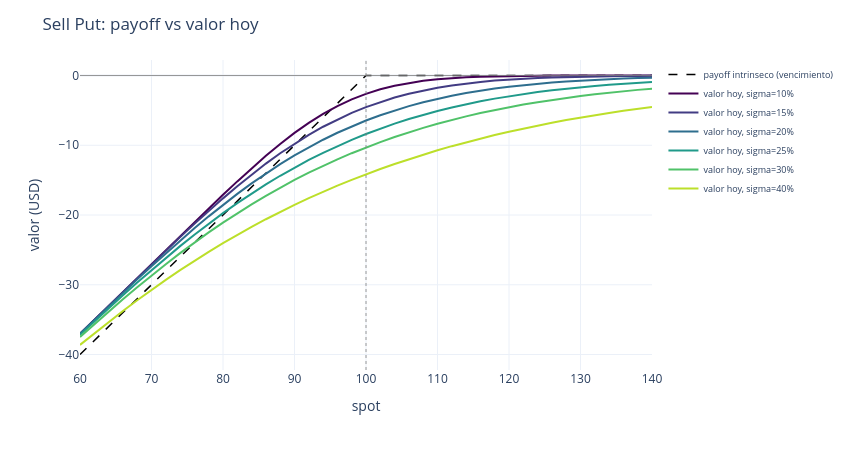
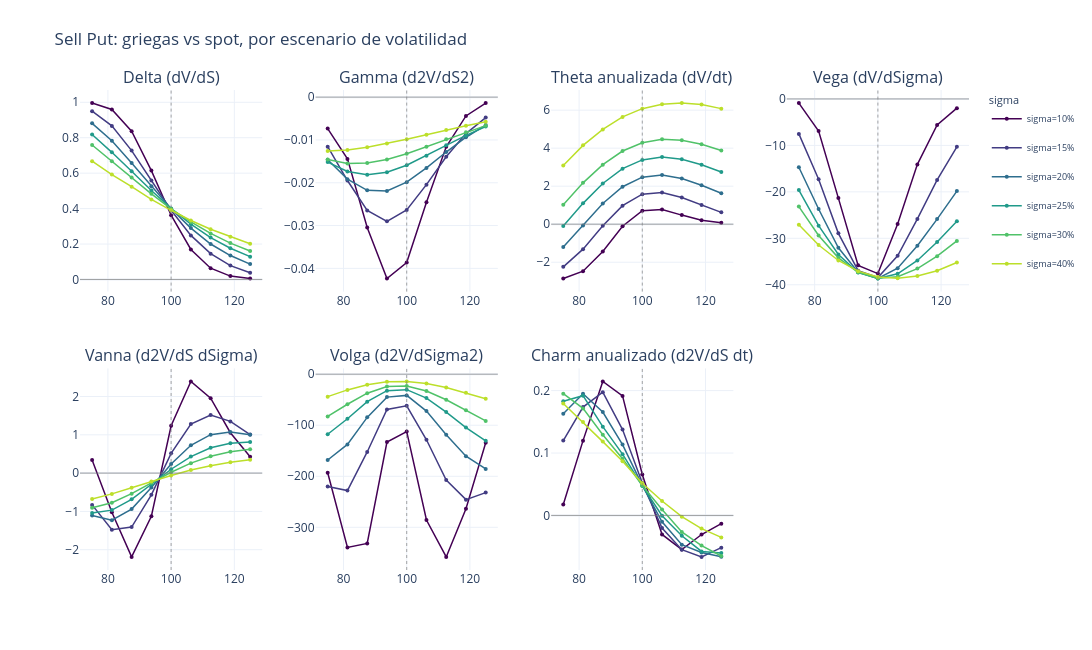

The code cell stored with these charts, in order, in its notebook:
### Markdown cell above
### `sell_put` -- put vendida (P100, x-1)

Espejo de `buy_put`: delta positiva, gamma/vega negativas, theta positiva. Riesgo grande si el
spot cae con fuerza (perdida casi tan grande como el nocional menos la prima cobrada) -- el
patron clasico de "vender puts para comprar la accion mas barata" visto desde el riesgo de cola.

### Code cell
grids_sell_put = analyze_strategy("sell_put", "Sell Put")

### Figure 1 — Plotly figure (JSON) as saved in the notebook; plotly's stock layout.template omitted (floating-point values rounded to 4 significant figures)
{"data": [{"hovertemplate": "spot=%{x:.1f}<br>payoff=%{y:.2f}<extra>vencimiento</extra>", "line": {"color": "black", "dash": "dash", "width": 1.5}, "mode": "lines", "name": "payoff intrinseco (vencimiento)", "type": "scatter", "x": [60.0, 62.0, 64.0, 66.0, 68.0, 70.0, 72.0, 74.0, 76.0, 78.0, 80.0, 82.0, 84.0, 86.0, 88.0, 90.0, 92.0, 94.0, 96.0, 98.0, 100.0, 102.0, 104.0, 106.0, 108.0, 110.0, 112.0, 114.0, 116.0, 118.0, 120.0, 122.0, 124.0, 126.0, 128.0, 130.0, 132.0, 134.0, 136.0, 138.0, 140.0], "y": [-40.0, -38.0, -36.0, -34.0, -32.0, -30.0, -28.0, -26.0, -24.0, -22.0, -20.0, -18.0, -16.0, -14.0, -12.0, -10.0, -8.0, -6.0, -4.0, -2.0, 0.0, 0.0, 0.0, 0.0, 0.0, 0.0, 0.0, 0.0, 0.0, 0.0, 0.0, 0.0, 0.0, 0.0, 0.0, 0.0, 0.0, 0.0, 0.0, 0.0, 0.0]}, {"hovertemplate": "spot=%{x:.1f}<br>valor=%{y:.2f}<extra>sigma=10%</extra>", "line": {"color": "rgb(68, 1, 84)", "width": 2}, "mode": "lines", "name": "valor hoy, sigma=10%", "type": "scatter", "x": [60.0, 62.0, 64.0, 66.0, 68.0, 70.0, 72.0, 74.0, 76.0, 78.0, 80.0, 82.0, 84.0, 86.0, 88.0, 90.0, 92.0, 94.0, 96.0, 98.0, 100.0, 102.0, 104.0, 106.0, 108.0, 110.0, 112.0, 114.0, 116.0, 118.0, 120.0, 122.0, 124.0, 126.0, 128.0, 130.0, 132.0, 134.0, 136.0, 138.0, 140.0], "y": [-37.03, -35.03, -33.03, -31.03, -29.03, -27.03, -25.03, -23.03, -21.04, -19.06, -17.1, -15.18, -13.31, -11.52, -9.814, -8.234, -6.796, -5.511, -4.389, -3.431, -2.63, -1.977, -1.459, -1.059, -0.7532, -0.5251, -0.3594, -0.2425, -0.1618, -0.1066, -0.06937, -0.04441, -0.02805, -0.01757, -0.01113, -0.006496, -0.003591, -0.001818, -0.000874, -0.0002843, -2.06e-05]}, {"hovertemplate": "spot=%{x:.1f}<br>valor=%{y:.2f}<extra>sigma=15%</extra>", "line": {"color": "rgb(66, 60, 131)", "width": 2}, "mode": "lines", "name": "valor hoy, sigma=15%", "type": "scatter", "x": [60.0, 62.0, 64.0, 66.0, 68.0, 70.0, 72.0, 74.0, 76.0, 78.0, 80.0, 82.0, 84.0, 86.0, 88.0, 90.0, 92.0, 94.0, 96.0, 98.0, 100.0, 102.0, 104.0, 106.0, 108.0, 110.0, 112.0, 114.0, 116.0, 118.0, 120.0, 122.0, 124.0, 126.0, 128.0, 130.0, 132.0, 134.0, 136.0, 138.0, 140.0], "y": [-37.02, -35.02, -33.03, -31.03, -29.04, -27.07, -25.11, -23.18, -21.27, -19.42, -17.62, -15.87, -14.21, -12.63, -11.15, -9.773, -8.504, -7.347, -6.3, -5.364, -4.533, -3.801, -3.164, -2.617, -2.15, -1.757, -1.427, -1.15, -0.9213, -0.7326, -0.5797, -0.4561, -0.358, -0.2801, -0.2184, -0.1697, -0.1316, -0.1016, -0.078, -0.05971, -0.04548]}, {"hovertemplate": "spot=%{x:.1f}<br>valor=%{y:.2f}<extra>sigma=20%</extra>", "line": {"color": "rgb(46, 110, 142)", "width": 2}, "mode": "lines", "name": "valor hoy, sigma=20%", "type": "scatter", "x": [60.0, 62.0, 64.0, 66.0, 68.0, 70.0, 72.0, 74.0, 76.0, 78.0, 80.0, 82.0, 84.0, 86.0, 88.0, 90.0, 92.0, 94.0, 96.0, 98.0, 100.0, 102.0, 104.0, 106.0, 108.0, 110.0, 112.0, 114.0, 116.0, 118.0, 120.0, 122.0, 124.0, 126.0, 128.0, 130.0, 132.0, 134.0, 136.0, 138.0, 140.0], "y": [-37.04, -35.07, -33.1, -31.15, -29.23, -27.33, -25.48, -23.67, -21.9, -20.19, -18.54, -16.97, -15.47, -14.05, -12.71, -11.46, -10.29, -9.21, -8.211, -7.294, -6.459, -5.698, -5.008, -4.386, -3.831, -3.336, -2.897, -2.51, -2.169, -1.87, -1.607, -1.377, -1.177, -1.003, -0.8531, -0.7241, -0.6131, -0.5194, -0.4392, -0.3713, -0.3135]}, {"hovertemplate": "spot=%{x:.1f}<br>valor=%{y:.2f}<extra>sigma=25%</extra>", "line": {"color": "rgb(32, 154, 138)", "width": 2}, "mode": "lines", "name": "valor hoy, sigma=25%", "type": "scatter", "x": [60.0, 62.0, 64.0, 66.0, 68.0, 70.0, 72.0, 74.0, 76.0, 78.0, 80.0, 82.0, 84.0, 86.0, 88.0, 90.0, 92.0, 94.0, 96.0, 98.0, 100.0, 102.0, 104.0, 106.0, 108.0, 110.0, 112.0, 114.0, 116.0, 118.0, 120.0, 122.0, 124.0, 126.0, 128.0, 130.0, 132.0, 134.0, 136.0, 138.0, 140.0], "y": [-37.18, -35.26, -33.36, -31.5, -29.67, -27.89, -26.15, -24.46, -22.83, -21.25, -19.74, -18.29, -16.92, -15.61, -14.37, -13.2, -12.11, -11.08, -10.12, -9.22, -8.389, -7.619, -6.905, -6.246, -5.64, -5.085, -4.579, -4.117, -3.696, -3.315, -2.971, -2.659, -2.377, -2.122, -1.892, -1.686, -1.499, -1.332, -1.181, -1.048, -0.9285]}, {"hovertemplate": "spot=%{x:.1f}<br>valor=%{y:.2f}<extra>sigma=30%</extra>", "line": {"color": "rgb(80, 194, 105)", "width": 2}, "mode": "lines", "name": "valor hoy, sigma=30%", "type": "scatter", "x": [60.0, 62.0, 64.0, 66.0, 68.0, 70.0, 72.0, 74.0, 76.0, 78.0, 80.0, 82.0, 84.0, 86.0, 88.0, 90.0, 92.0, 94.0, 96.0, 98.0, 100.0, 102.0, 104.0, 106.0, 108.0, 110.0, 112.0, 114.0, 116.0, 118.0, 120.0, 122.0, 124.0, 126.0, 128.0, 130.0, 132.0, 134.0, 136.0, 138.0, 140.0], "y": [-37.48, -35.65, -33.84, -32.08, -30.36, -28.68, -27.05, -25.47, -23.95, -22.49, -21.09, -19.74, -18.46, -17.24, -16.08, -14.98, -13.93, -12.95, -12.02, -11.14, -10.32, -9.547, -8.825, -8.147, -7.514, -6.923, -6.373, -5.862, -5.39, -4.952, -4.546, -4.171, -3.826, -3.508, -3.215, -2.945, -2.696, -2.466, -2.255, -2.061, -1.883]}, {"hovertemplate": "spot=%{x:.1f}<br>valor=%{y:.2f}<extra>sigma=40%</extra>", "line": {"color": "rgb(188, 223, 42)", "width": 2}, "mode": "lines", "name": "valor hoy, sigma=40%", "type": "scatter", "x": [60.0, 62.0, 64.0, 66.0, 68.0, 70.0, 72.0, 74.0, 76.0, 78.0, 80.0, 82.0, 84.0, 86.0, 88.0, 90.0, 92.0, 94.0, 96.0, 98.0, 100.0, 102.0, 104.0, 106.0, 108.0, 110.0, 112.0, 114.0, 116.0, 118.0, 120.0, 122.0, 124.0, 126.0, 128.0, 130.0, 132.0, 134.0, 136.0, 138.0, 140.0], "y": [-38.62, -36.96, -35.34, -33.75, -32.22, -30.73, -29.29, -27.9, -26.57, -25.28, -24.04, -22.85, -21.7, -20.61, -19.55, -18.55, -17.59, -16.67, -15.8, -14.96, -14.16, -13.4, -12.68, -11.99, -11.34, -10.72, -10.13, -9.57, -9.038, -8.534, -8.056, -7.604, -7.177, -6.774, -6.393, -6.031, -5.689, -5.367, -5.064, -4.778, -4.507]}], "layout": {"height": 450, "legend": {"font": {"size": 9}}, "margin": {"r": 20, "t": 60}, "shapes": [{"line": {"color": "gray", "width": 0.8}, "type": "line", "x0": 0, "x1": 1, "xref": "x domain", "y0": 0, "y1": 0, "yref": "y"}, {"line": {"color": "gray", "dash": "dot", "width": 0.8}, "type": "line", "x0": 100, "x1": 100, "xref": "x", "y0": 0, "y1": 1, "yref": "y domain"}], "title": {"text": "Sell Put: payoff vs valor hoy"}, "width": 850, "xaxis": {"title": {"text": "spot"}}, "yaxis": {"title": {"text": "valor (USD)"}}}}

### Figure 2 — Plotly figure (JSON) as saved in the notebook; plotly's stock layout.template omitted (floating-point values rounded to 4 significant figures)
{"data": [{"hovertemplate": "spot=%{x:.1f}<br>valor=%{y:.4f}<extra>sigma=10%</extra>", "legendgroup": "vol0", "line": {"color": "rgb(68, 1, 84)", "width": 1.5}, "marker": {"size": 4}, "mode": "lines+markers", "name": "sigma=10%", "showlegend": true, "type": "scatter", "x": [75.0, 81.25, 87.5, 93.75, 100.0, 106.2, 112.5, 118.8, 125.0], "xaxis": "x", "y": [0.9955, 0.9593, 0.8371, 0.6145, 0.3625, 0.1693, 0.06379, 0.01912, 0.005436], "yaxis": "y"}, {"hovertemplate": "spot=%{x:.1f}<br>valor=%{y:.4f}<extra>sigma=15%</extra>", "legendgroup": "vol1", "line": {"color": "rgb(66, 60, 131)", "width": 1.5}, "marker": {"size": 4}, "mode": "lines+markers", "name": "sigma=15%", "showlegend": true, "type": "scatter", "x": [75.0, 81.25, 87.5, 93.75, 100.0, 106.2, 112.5, 118.8, 125.0], "xaxis": "x", "y": [0.95, 0.8668, 0.7273, 0.5591, 0.3906, 0.2487, 0.1459, 0.07844, 0.0378], "yaxis": "y"}, {"hovertemplate": "spot=%{x:.1f}<br>valor=%{y:.4f}<extra>sigma=20%</extra>", "legendgroup": "vol2", "line": {"color": "rgb(46, 110, 142)", "width": 1.5}, "marker": {"size": 4}, "mode": "lines+markers", "name": "sigma=20%", "showlegend": true, "type": "scatter", "x": [75.0, 81.25, 87.5, 93.75, 100.0, 106.2, 112.5, 118.8, 125.0], "xaxis": "x", "y": [0.8813, 0.7827, 0.6577, 0.5258, 0.3987, 0.29, 0.2002, 0.135, 0.08695], "yaxis": "y"}, {"hovertemplate": "spot=%{x:.1f}<br>valor=%{y:.4f}<extra>sigma=25%</extra>", "legendgroup": "vol3", "line": {"color": "rgb(32, 154, 138)", "width": 1.5}, "marker": {"size": 4}, "mode": "lines+markers", "name": "sigma=25%", "showlegend": true, "type": "scatter", "x": [75.0, 81.25, 87.5, 93.75, 100.0, 106.2, 112.5, 118.8, 125.0], "xaxis": "x", "y": [0.8179, 0.7176, 0.6108, 0.5026, 0.4004, 0.3119, 0.2366, 0.1761, 0.1287], "yaxis": "y"}, {"hovertemplate": "spot=%{x:.1f}<br>valor=%{y:.4f}<extra>sigma=30%</extra>", "legendgroup": "vol4", "line": {"color": "rgb(80, 194, 105)", "width": 1.5}, "marker": {"size": 4}, "mode": "lines+markers", "name": "sigma=30%", "showlegend": true, "type": "scatter", "x": [75.0, 81.25, 87.5, 93.75, 100.0, 106.2, 112.5, 118.8, 125.0], "xaxis": "x", "y": [0.7591, 0.6669, 0.5755, 0.4835, 0.3981, 0.3246, 0.2598, 0.2054, 0.1606], "yaxis": "y"}, {"hovertemplate": "spot=%{x:.1f}<br>valor=%{y:.4f}<extra>sigma=40%</extra>", "legendgroup": "vol5", "line": {"color": "rgb(188, 223, 42)", "width": 1.5}, "marker": {"size": 4}, "mode": "lines+markers", "name": "sigma=40%", "showlegend": true, "type": "scatter", "x": [75.0, 81.25, 87.5, 93.75, 100.0, 106.2, 112.5, 118.8, 125.0], "xaxis": "x", "y": [0.6677, 0.5919, 0.5235, 0.4516, 0.3905, 0.333, 0.2834, 0.2405, 0.2016], "yaxis": "y"}, {"hovertemplate": "spot=%{x:.1f}<br>valor=%{y:.4f}<extra>sigma=10%</extra>", "legendgroup": "vol0", "line": {"color": "rgb(68, 1, 84)", "width": 1.5}, "marker": {"size": 4}, "mode": "lines+markers", "name": "sigma=10%", "showlegend": false, "type": "scatter", "x": [75.0, 81.25, 87.5, 93.75, 100.0, 106.2, 112.5, 118.8, 125.0], "xaxis": "x2", "y": [-0.007348, -0.01442, -0.03044, -0.04237, -0.03864, -0.02457, -0.01159, -0.004392, -0.001387], "yaxis": "y2"}, {"hovertemplate": "spot=%{x:.1f}<br>valor=%{y:.4f}<extra>sigma=15%</extra>", "legendgroup": "vol1", "line": {"color": "rgb(66, 60, 131)", "width": 1.5}, "marker": {"size": 4}, "mode": "lines+markers", "name": "sigma=15%", "showlegend": false, "type": "scatter", "x": [75.0, 81.25, 87.5, 93.75, 100.0, 106.2, 112.5, 118.8, 125.0], "xaxis": "x2", "y": [-0.01157, -0.01948, -0.02648, -0.02902, -0.02634, -0.02045, -0.01392, -0.008508, -0.00478], "yaxis": "y2"}, {"hovertemplate": "spot=%{x:.1f}<br>valor=%{y:.4f}<extra>sigma=20%</extra>", "legendgroup": "vol2", "line": {"color": "rgb(46, 110, 142)", "width": 1.5}, "marker": {"size": 4}, "mode": "lines+markers", "name": "sigma=20%", "showlegend": false, "type": "scatter", "x": [75.0, 81.25, 87.5, 93.75, 100.0, 106.2, 112.5, 118.8, 125.0], "xaxis": "x2", "y": [-0.01462, -0.01915, -0.02177, -0.02191, -0.01987, -0.01654, -0.01282, -0.009366, -0.006515], "yaxis": "y2"}, {"hovertemplate": "spot=%{x:.1f}<br>valor=%{y:.4f}<extra>sigma=25%</extra>", "legendgroup": "vol3", "line": {"color": "rgb(32, 154, 138)", "width": 1.5}, "marker": {"size": 4}, "mode": "lines+markers", "name": "sigma=25%", "showlegend": false, "type": "scatter", "x": [75.0, 81.25, 87.5, 93.75, 100.0, 106.2, 112.5, 118.8, 125.0], "xaxis": "x2", "y": [-0.01518, -0.01738, -0.01813, -0.01754, -0.0159, -0.01367, -0.01126, -0.008938, -0.006884], "yaxis": "y2"}, {"hovertemplate": "spot=%{x:.1f}<br>valor=%{y:.4f}<extra>sigma=30%</extra>", "legendgroup": "vol4", "line": {"color": "rgb(80, 194, 105)", "width": 1.5}, "marker": {"size": 4}, "mode": "lines+markers", "name": "sigma=30%", "showlegend": false, "type": "scatter", "x": [75.0, 81.25, 87.5, 93.75, 100.0, 106.2, 112.5, 118.8, 125.0], "xaxis": "x2", "y": [-0.01459, -0.01547, -0.01541, -0.01458, -0.01322, -0.01157, -0.009847, -0.008181, -0.006663], "yaxis": "y2"}, {"hovertemplate": "spot=%{x:.1f}<br>valor=%{y:.4f}<extra>sigma=40%</extra>", "legendgroup": "vol5", "line": {"color": "rgb(188, 223, 42)", "width": 1.5}, "marker": {"size": 4}, "mode": "lines+markers", "name": "sigma=40%", "showlegend": false, "type": "scatter", "x": [75.0, 81.25, 87.5, 93.75, 100.0, 106.2, 112.5, 118.8, 125.0], "xaxis": "x2", "y": [-0.01256, -0.01232, -0.01171, -0.01085, -0.009837, -0.008765, -0.007704, -0.006696, -0.005766], "yaxis": "y2"}, {"hovertemplate": "spot=%{x:.1f}<br>valor=%{y:.4f}<extra>sigma=10%</extra>", "legendgroup": "vol0", "line": {"color": "rgb(68, 1, 84)", "width": 1.5}, "marker": {"size": 4}, "mode": "lines+markers", "name": "sigma=10%", "showlegend": false, "type": "scatter", "x": [75.0, 81.25, 87.5, 93.75, 100.0, 106.2, 112.5, 118.8, 125.0], "xaxis": "x3", "y": [-2.857, -2.471, -1.438, -0.1077, 0.7138, 0.7766, 0.479, 0.2084, 0.07794], "yaxis": "y3"}, {"hovertemplate": "spot=%{x:.1f}<br>valor=%{y:.4f}<extra>sigma=15%</extra>", "legendgroup": "vol1", "line": {"color": "rgb(66, 60, 131)", "width": 1.5}, "marker": {"size": 4}, "mode": "lines+markers", "name": "sigma=15%", "showlegend": false, "type": "scatter", "x": [75.0, 81.25, 87.5, 93.75, 100.0, 106.2, 112.5, 118.8, 125.0], "xaxis": "x3", "y": [-2.243, -1.314, -0.08399, 0.9763, 1.577, 1.664, 1.405, 1.007, 0.6231], "yaxis": "y3"}, {"hovertemplate": "spot=%{x:.1f}<br>valor=%{y:.4f}<extra>sigma=20%</extra>", "legendgroup": "vol2", "line": {"color": "rgb(46, 110, 142)", "width": 1.5}, "marker": {"size": 4}, "mode": "lines+markers", "name": "sigma=20%", "showlegend": false, "type": "scatter", "x": [75.0, 81.25, 87.5, 93.75, 100.0, 106.2, 112.5, 118.8, 125.0], "xaxis": "x3", "y": [-1.198, -0.06557, 1.087, 1.972, 2.476, 2.592, 2.401, 2.052, 1.625], "yaxis": "y3"}, {"hovertemplate": "spot=%{x:.1f}<br>valor=%{y:.4f}<extra>sigma=25%</extra>", "legendgroup": "vol3", "line": {"color": "rgb(32, 154, 138)", "width": 1.5}, "marker": {"size": 4}, "mode": "lines+markers", "name": "sigma=25%", "showlegend": false, "type": "scatter", "x": [75.0, 81.25, 87.5, 93.75, 100.0, 106.2, 112.5, 118.8, 125.0], "xaxis": "x3", "y": [-0.09877, 1.096, 2.142, 2.923, 3.382, 3.528, 3.416, 3.13, 2.742], "yaxis": "y3"}, {"hovertemplate": "spot=%{x:.1f}<br>valor=%{y:.4f}<extra>sigma=30%</extra>", "legendgroup": "vol4", "line": {"color": "rgb(80, 194, 105)", "width": 1.5}, "marker": {"size": 4}, "mode": "lines+markers", "name": "sigma=30%", "showlegend": false, "type": "scatter", "x": [75.0, 81.25, 87.5, 93.75, 100.0, 106.2, 112.5, 118.8, 125.0], "xaxis": "x3", "y": [1.024, 2.176, 3.131, 3.85, 4.286, 4.466, 4.418, 4.202, 3.874], "yaxis": "y3"}, {"hovertemplate": "spot=%{x:.1f}<br>valor=%{y:.4f}<extra>sigma=40%</extra>", "legendgroup": "vol5", "line": {"color": "rgb(188, 223, 42)", "width": 1.5}, "marker": {"size": 4}, "mode": "lines+markers", "name": "sigma=40%", "showlegend": false, "type": "scatter", "x": [75.0, 81.25, 87.5, 93.75, 100.0, 106.2, 112.5, 118.8, 125.0], "xaxis": "x3", "y": [3.092, 4.147, 4.988, 5.644, 6.077, 6.309, 6.371, 6.296, 6.079], "yaxis": "y3"}, {"hovertemplate": "spot=%{x:.1f}<br>valor=%{y:.4f}<extra>sigma=10%</extra>", "legendgroup": "vol0", "line": {"color": "rgb(68, 1, 84)", "width": 1.5}, "marker": {"size": 4}, "mode": "lines+markers", "name": "sigma=10%", "showlegend": false, "type": "scatter", "x": [75.0, 81.25, 87.5, 93.75, 100.0, 106.2, 112.5, 118.8, 125.0], "xaxis": "x4", "y": [-0.8941, -6.895, -21.34, -35.82, -37.59, -26.92, -14.09, -5.59, -1.988], "yaxis": "y4"}, {"hovertemplate": "spot=%{x:.1f}<br>valor=%{y:.4f}<extra>sigma=15%</extra>", "legendgroup": "vol1", "line": {"color": "rgb(66, 60, 131)", "width": 1.5}, "marker": {"size": 4}, "mode": "lines+markers", "name": "sigma=15%", "showlegend": false, "type": "scatter", "x": [75.0, 81.25, 87.5, 93.75, 100.0, 106.2, 112.5, 118.8, 125.0], "xaxis": "x4", "y": [-7.526, -17.28, -28.94, -36.96, -38.45, -33.76, -25.83, -17.43, -10.32], "yaxis": "y4"}, {"hovertemplate": "spot=%{x:.1f}<br>valor=%{y:.4f}<extra>sigma=20%</extra>", "legendgroup": "vol2", "line": {"color": "rgb(46, 110, 142)", "width": 1.5}, "marker": {"size": 4}, "mode": "lines+markers", "name": "sigma=20%", "showlegend": false, "type": "scatter", "x": [75.0, 81.25, 87.5, 93.75, 100.0, 106.2, 112.5, 118.8, 125.0], "xaxis": "x4", "y": [-14.69, -23.69, -32.05, -37.3, -38.64, -36.44, -31.59, -25.86, -19.83], "yaxis": "y4"}, {"hovertemplate": "spot=%{x:.1f}<br>valor=%{y:.4f}<extra>sigma=25%</extra>", "legendgroup": "vol3", "line": {"color": "rgb(32, 154, 138)", "width": 1.5}, "marker": {"size": 4}, "mode": "lines+markers", "name": "sigma=25%", "showlegend": false, "type": "scatter", "x": [75.0, 81.25, 87.5, 93.75, 100.0, 106.2, 112.5, 118.8, 125.0], "xaxis": "x4", "y": [-19.62, -27.29, -33.48, -37.37, -38.65, -37.64, -34.77, -30.8, -26.33], "yaxis": "y4"}, {"hovertemplate": "spot=%{x:.1f}<br>valor=%{y:.4f}<extra>sigma=30%</extra>", "legendgroup": "vol4", "line": {"color": "rgb(80, 194, 105)", "width": 1.5}, "marker": {"size": 4}, "mode": "lines+markers", "name": "sigma=30%", "showlegend": false, "type": "scatter", "x": [75.0, 81.25, 87.5, 93.75, 100.0, 106.2, 112.5, 118.8, 125.0], "xaxis": "x4", "y": [-23.16, -29.39, -34.21, -37.33, -38.58, -38.26, -36.52, -33.84, -30.55], "yaxis": "y4"}, {"hovertemplate": "spot=%{x:.1f}<br>valor=%{y:.4f}<extra>sigma=40%</extra>", "legendgroup": "vol5", "line": {"color": "rgb(188, 223, 42)", "width": 1.5}, "marker": {"size": 4}, "mode": "lines+markers", "name": "sigma=40%", "showlegend": false, "type": "scatter", "x": [75.0, 81.25, 87.5, 93.75, 100.0, 106.2, 112.5, 118.8, 125.0], "xaxis": "x4", "y": [-27.06, -31.43, -34.77, -37.07, -38.34, -38.61, -38.11, -36.99, -35.2], "yaxis": "y4"}, {"hovertemplate": "spot=%{x:.1f}<br>valor=%{y:.4f}<extra>sigma=10%</extra>", "legendgroup": "vol0", "line": {"color": "rgb(68, 1, 84)", "width": 1.5}, "marker": {"size": 4}, "mode": "lines+markers", "name": "sigma=10%", "showlegend": false, "type": "scatter", "x": [75.0, 81.25, 87.5, 93.75, 100.0, 106.2, 112.5, 118.8, 125.0], "xaxis": "x5", "y": [0.3454, -1.024, -2.189, -1.125, 1.237, 2.393, 1.957, 1.055, 0.4272], "yaxis": "y5"}, {"hovertemplate": "spot=%{x:.1f}<br>valor=%{y:.4f}<extra>sigma=15%</extra>", "legendgroup": "vol1", "line": {"color": "rgb(66, 60, 131)", "width": 1.5}, "marker": {"size": 4}, "mode": "lines+markers", "name": "sigma=15%", "showlegend": false, "type": "scatter", "x": [75.0, 81.25, 87.5, 93.75, 100.0, 106.2, 112.5, 118.8, 125.0], "xaxis": "x5", "y": [-0.83, -1.477, -1.409, -0.5669, 0.5159, 1.281, 1.518, 1.351, 1.006], "yaxis": "y5"}, {"hovertemplate": "spot=%{x:.1f}<br>valor=%{y:.4f}<extra>sigma=20%</extra>", "legendgroup": "vol2", "line": {"color": "rgb(46, 110, 142)", "width": 1.5}, "marker": {"size": 4}, "mode": "lines+markers", "name": "sigma=20%", "showlegend": false, "type": "scatter", "x": [75.0, 81.25, 87.5, 93.75, 100.0, 106.2, 112.5, 118.8, 125.0], "xaxis": "x5", "y": [-1.108, -1.229, -0.9392, -0.3776, 0.2386, 0.7276, 1.004, 1.074, 0.9993], "yaxis": "y5"}, {"hovertemplate": "spot=%{x:.1f}<br>valor=%{y:.4f}<extra>sigma=25%</extra>", "legendgroup": "vol3", "line": {"color": "rgb(32, 154, 138)", "width": 1.5}, "marker": {"size": 4}, "mode": "lines+markers", "name": "sigma=25%", "showlegend": false, "type": "scatter", "x": [75.0, 81.25, 87.5, 93.75, 100.0, 106.2, 112.5, 118.8, 125.0], "xaxis": "x5", "y": [-1.042, -0.9664, -0.6837, -0.2957, 0.1015, 0.433, 0.6615, 0.782, 0.8106], "yaxis": "y5"}, {"hovertemplate": "spot=%{x:.1f}<br>valor=%{y:.4f}<extra>sigma=30%</extra>", "legendgroup": "vol4", "line": {"color": "rgb(80, 194, 105)", "width": 1.5}, "marker": {"size": 4}, "mode": "lines+markers", "name": "sigma=30%", "showlegend": false, "type": "scatter", "x": [75.0, 81.25, 87.5, 93.75, 100.0, 106.2, 112.5, 118.8, 125.0], "xaxis": "x5", "y": [-0.9066, -0.7732, -0.5357, -0.2544, 0.0229, 0.2607, 0.4411, 0.5595, 0.6213], "yaxis": "y5"}, {"hovertemplate": "spot=%{x:.1f}<br>valor=%{y:.4f}<extra>sigma=40%</extra>", "legendgroup": "vol5", "line": {"color": "rgb(188, 223, 42)", "width": 1.5}, "marker": {"size": 4}, "mode": "lines+markers", "name": "sigma=40%", "showlegend": false, "type": "scatter", "x": [75.0, 81.25, 87.5, 93.75, 100.0, 106.2, 112.5, 118.8, 125.0], "xaxis": "x5", "y": [-0.674, -0.5424, -0.3831, -0.2173, -0.05974, 0.07894, 0.1937, 0.283, 0.3477], "yaxis": "y5"}, {"hovertemplate": "spot=%{x:.1f}<br>valor=%{y:.4f}<extra>sigma=10%</extra>", "legendgroup": "vol0", "line": {"color": "rgb(68, 1, 84)", "width": 1.5}, "marker": {"size": 4}, "mode": "lines+markers", "name": "sigma=10%", "showlegend": false, "type": "scatter", "x": [75.0, 81.25, 87.5, 93.75, 100.0, 106.2, 112.5, 118.8, 125.0], "xaxis": "x6", "y": [-193.1, -339.5, -331.5, -133.1, -112.3, -285.7, -358.0, -263.7, -134.5], "yaxis": "y6"}, {"hovertemplate": "spot=%{x:.1f}<br>valor=%{y:.4f}<extra>sigma=15%</extra>", "legendgroup": "vol1", "line": {"color": "rgb(66, 60, 131)", "width": 1.5}, "marker": {"size": 4}, "mode": "lines+markers", "name": "sigma=15%", "showlegend": false, "type": "scatter", "x": [75.0, 81.25, 87.5, 93.75, 100.0, 106.2, 112.5, 118.8, 125.0], "xaxis": "x6", "y": [-220.0, -227.9, -152.3, -69.07, -61.82, -128.5, -207.3, -245.8, -232.0], "yaxis": "y6"}, {"hovertemplate": "spot=%{x:.1f}<br>valor=%{y:.4f}<extra>sigma=20%</extra>", "legendgroup": "vol2", "line": {"color": "rgb(46, 110, 142)", "width": 1.5}, "marker": {"size": 4}, "mode": "lines+markers", "name": "sigma=20%", "showlegend": false, "type": "scatter", "x": [75.0, 81.25, 87.5, 93.75, 100.0, 106.2, 112.5, 118.8, 125.0], "xaxis": "x6", "y": [-168.1, -137.6, -84.57, -44.88, -41.47, -72.19, -118.7, -160.7, -185.5], "yaxis": "y6"}, {"hovertemplate": "spot=%{x:.1f}<br>valor=%{y:.4f}<extra>sigma=25%</extra>", "legendgroup": "vol3", "line": {"color": "rgb(32, 154, 138)", "width": 1.5}, "marker": {"size": 4}, "mode": "lines+markers", "name": "sigma=25%", "showlegend": false, "type": "scatter", "x": [75.0, 81.25, 87.5, 93.75, 100.0, 106.2, 112.5, 118.8, 125.0], "xaxis": "x6", "y": [-117.6, -87.24, -53.75, -32.2, -30.3, -46.71, -74.25, -104.5, -130.5], "yaxis": "y6"}, {"hovertemplate": "spot=%{x:.1f}<br>valor=%{y:.4f}<extra>sigma=30%</extra>", "legendgroup": "vol4", "line": {"color": "rgb(80, 194, 105)", "width": 1.5}, "marker": {"size": 4}, "mode": "lines+markers", "name": "sigma=30%", "showlegend": false, "type": "scatter", "x": [75.0, 81.25, 87.5, 93.75, 100.0, 106.2, 112.5, 118.8, 125.0], "xaxis": "x6", "y": [-82.66, -58.86, -37.21, -24.31, -23.11, -32.85, -50.05, -70.84, -91.52], "yaxis": "y6"}, {"hovertemplate": "spot=%{x:.1f}<br>valor=%{y:.4f}<extra>sigma=40%</extra>", "legendgroup": "vol5", "line": {"color": "rgb(188, 223, 42)", "width": 1.5}, "marker": {"size": 4}, "mode": "lines+markers", "name": "sigma=40%", "showlegend": false, "type": "scatter", "x": [75.0, 81.25, 87.5, 93.75, 100.0, 106.2, 112.5, 118.8, 125.0], "xaxis": "x6", "y": [-43.92, -30.74, -20.5, -14.83, -14.24, -18.4, -26.23, -36.53, -48.11], "yaxis": "y6"}, {"hovertemplate": "spot=%{x:.1f}<br>valor=%{y:.4f}<extra>sigma=10%</extra>", "legendgroup": "vol0", "line": {"color": "rgb(68, 1, 84)", "width": 1.5}, "marker": {"size": 4}, "mode": "lines+markers", "name": "sigma=10%", "showlegend": false, "type": "scatter", "x": [75.0, 81.25, 87.5, 93.75, 100.0, 106.2, 112.5, 118.8, 125.0], "xaxis": "x7", "y": [0.01745, 0.1199, 0.2146, 0.1915, 0.06571, -0.0304, -0.05474, -0.03056, -0.0131], "yaxis": "y7"}, {"hovertemplate": "spot=%{x:.1f}<br>valor=%{y:.4f}<extra>sigma=15%</extra>", "legendgroup": "vol1", "line": {"color": "rgb(66, 60, 131)", "width": 1.5}, "marker": {"size": 4}, "mode": "lines+markers", "name": "sigma=15%", "showlegend": false, "type": "scatter", "x": [75.0, 81.25, 87.5, 93.75, 100.0, 106.2, 112.5, 118.8, 125.0], "xaxis": "x7", "y": [0.1199, 0.1736, 0.1974, 0.1376, 0.05186, -0.02017, -0.05485, -0.06644, -0.05163], "yaxis": "y7"}, {"hovertemplate": "spot=%{x:.1f}<br>valor=%{y:.4f}<extra>sigma=20%</extra>", "legendgroup": "vol2", "line": {"color": "rgb(46, 110, 142)", "width": 1.5}, "marker": {"size": 4}, "mode": "lines+markers", "name": "sigma=20%", "showlegend": false, "type": "scatter", "x": [75.0, 81.25, 87.5, 93.75, 100.0, 106.2, 112.5, 118.8, 125.0], "xaxis": "x7", "y": [0.1631, 0.1949, 0.1658, 0.1136, 0.04815, -0.01014, -0.04678, -0.05944, -0.06621], "yaxis": "y7"}, {"hovertemplate": "spot=%{x:.1f}<br>valor=%{y:.4f}<extra>sigma=25%</extra>", "legendgroup": "vol3", "line": {"color": "rgb(32, 154, 138)", "width": 1.5}, "marker": {"size": 4}, "mode": "lines+markers", "name": "sigma=25%", "showlegend": false, "type": "scatter", "x": [75.0, 81.25, 87.5, 93.75, 100.0, 106.2, 112.5, 118.8, 125.0], "xaxis": "x7", "y": [0.1831, 0.1919, 0.1422, 0.09816, 0.04737, -0.0003501, -0.0325, -0.05763, -0.0602], "yaxis": "y7"}, {"hovertemplate": "spot=%{x:.1f}<br>valor=%{y:.4f}<extra>sigma=30%</extra>", "legendgroup": "vol4", "line": {"color": "rgb(80, 194, 105)", "width": 1.5}, "marker": {"size": 4}, "mode": "lines+markers", "name": "sigma=30%", "showlegend": false, "type": "scatter", "x": [75.0, 81.25, 87.5, 93.75, 100.0, 106.2, 112.5, 118.8, 125.0], "xaxis": "x7", "y": [0.1952, 0.1715, 0.1294, 0.09101, 0.04811, 0.009428, -0.02638, -0.04827, -0.06502], "yaxis": "y7"}, {"hovertemplate": "spot=%{x:.1f}<br>valor=%{y:.4f}<extra>sigma=40%</extra>", "legendgroup": "vol5", "line": {"color": "rgb(188, 223, 42)", "width": 1.5}, "marker": {"size": 4}, "mode": "lines+markers", "name": "sigma=40%", "showlegend": false, "type": "scatter", "x": [75.0, 81.25, 87.5, 93.75, 100.0, 106.2, 112.5, 118.8, 125.0], "xaxis": "x7", "y": [0.1793, 0.1495, 0.1183, 0.08669, 0.05153, 0.02319, -0.001986, -0.0211, -0.03514], "yaxis": "y7"}], "layout": {"annotations": [{"font": {"size": 16}, "showarrow": false, "text": "Delta (dV/dS)", "x": 0.1025, "xanchor": "center", "xref": "paper", "y": 1, "yanchor": "bottom", "yref": "paper"}, {"font": {"size": 16}, "showarrow": false, "text": "Gamma (d2V/dS2)", "x": 0.3675, "xanchor": "center", "xref": "paper", "y": 1, "yanchor": "bottom", "yref": "paper"}, {"font": {"size": 16}, "showarrow": false, "text": "Theta anualizada (dV/dt)", "x": 0.6325, "xanchor": "center", "xref": "paper", "y": 1, "yanchor": "bottom", "yref": "paper"}, {"font": {"size": 16}, "showarrow": false, "text": "Vega (dV/dSigma)", "x": 0.8975, "xanchor": "center", "xref": "paper", "y": 1, "yanchor": "bottom", "yref": "paper"}, {"font": {"size": 16}, "showarrow": false, "text": "Vanna (d2V/dS dSigma)", "x": 0.1025, "xanchor": "center", "xref": "paper", "y": 0.42, "yanchor": "bottom", "yref": "paper"}, {"font": {"size": 16}, "showarrow": false, "text": "Volga (d2V/dSigma2)", "x": 0.3675, "xanchor": "center", "xref": "paper", "y": 0.42, "yanchor": "bottom", "yref": "paper"}, {"font": {"size": 16}, "showarrow": false, "text": "Charm anualizado (d2V/dS dt)", "x": 0.6325, "xanchor": "center", "xref": "paper", "y": 0.42, "yanchor": "bottom", "yref": "paper"}], "height": 650, "legend": {"font": {"size": 9}, "title": {"text": "sigma"}}, "margin": {"r": 20, "t": 90}, "shapes": [{"line": {"color": "gray", "width": 0.7}, "type": "line", "x0": 0, "x1": 1, "xref": "x domain", "y0": 0, "y1": 0, "yref": "y"}, {"line": {"color": "gray", "dash": "dot", "width": 0.7}, "type": "line", "x0": 100, "x1": 100, "xref": "x", "y0": 0, "y1": 1, "yref": "y domain"}, {"line": {"color": "gray", "width": 0.7}, "type": "line", "x0": 0, "x1": 1, "xref": "x2 domain", "y0": 0, "y1": 0, "yref": "y2"}, {"line": {"color": "gray", "dash": "dot", "width": 0.7}, "type": "line", "x0": 100, "x1": 100, "xref": "x2", "y0": 0, "y1": 1, "yref": "y2 domain"}, {"line": {"color": "gray", "width": 0.7}, "type": "line", "x0": 0, "x1": 1, "xref": "x3 domain", "y0": 0, "y1": 0, "yref": "y3"}, {"line": {"color": "gray", "dash": "dot", "width": 0.7}, "type": "line", "x0": 100, "x1": 100, "xref": "x3", "y0": 0, "y1": 1, "yref": "y3 domain"}, {"line": {"color": "gray", "width": 0.7}, "type": "line", "x0": 0, "x1": 1, "xref": "x4 domain", "y0": 0, "y1": 0, "yref": "y4"}, {"line": {"color": "gray", "dash": "dot", "width": 0.7}, "type": "line", "x0": 100, "x1": 100, "xref": "x4", "y0": 0, "y1": 1, "yref": "y4 domain"}, {"line": {"color": "gray", "width": 0.7}, "type": "line", "x0": 0, "x1": 1, "xref": "x5 domain", "y0": 0, "y1": 0, "yref": "y5"}, {"line": {"color": "gray", "dash": "dot", "width": 0.7}, "type": "line", "x0": 100, "x1": 100, "xref": "x5", "y0": 0, "y1": 1, "yref": "y5 domain"}, {"line": {"color": "gray", "width": 0.7}, "type": "line", "x0": 0, "x1": 1, "xref": "x6 domain", "y0": 0, "y1": 0, "yref": "y6"}, {"line": {"color": "gray", "dash": "dot", "width": 0.7}, "type": "line", "x0": 100, "x1": 100, "xref": "x6", "y0": 0, "y1": 1, "yref": "y6 domain"}, {"line": {"color": "gray", "width": 0.7}, "type": "line", "x0": 0, "x1": 1, "xref": "x7 domain", "y0": 0, "y1": 0, "yref": "y7"}, {"line": {"color": "gray", "dash": "dot", "width": 0.7}, "type": "line", "x0": 100, "x1": 100, "xref": "x7", "y0": 0, "y1": 1, "yref": "y7 domain"}], "title": {"text": "Sell Put: griegas vs spot, por escenario de volatilidad"}, "width": 1450, "xaxis": {"anchor": "y", "domain": [0, 0.205]}, "xaxis2": {"anchor": "y2", "domain": [0.265, 0.47]}, "xaxis3": {"anchor": "y3", "domain": [0.53, 0.735]}, "xaxis4": {"anchor": "y4", "domain": [0.795, 1]}, "xaxis5": {"anchor": "y5", "domain": [0, 0.205]}, "xaxis6": {"anchor": "y6", "domain": [0.265, 0.47]}, "xaxis7": {"anchor": "y7", "domain": [0.53, 0.735]}, "xaxis8": {"anchor": "y8", "domain": [0.795, 1]}, "yaxis": {"anchor": "x", "domain": [0.58, 1]}, "yaxis2": {"anchor": "x2", "domain": [0.58, 1]}, "yaxis3": {"anchor": "x3", "domain": [0.58, 1]}, "yaxis4": {"anchor": "x4", "domain": [0.58, 1]}, "yaxis5": {"anchor": "x5", "domain": [0, 0.42]}, "yaxis6": {"anchor": "x6", "domain": [0, 0.42]}, "yaxis7": {"anchor": "x7", "domain": [0, 0.42]}, "yaxis8": {"anchor": "x8", "domain": [0, 0.42]}}}
